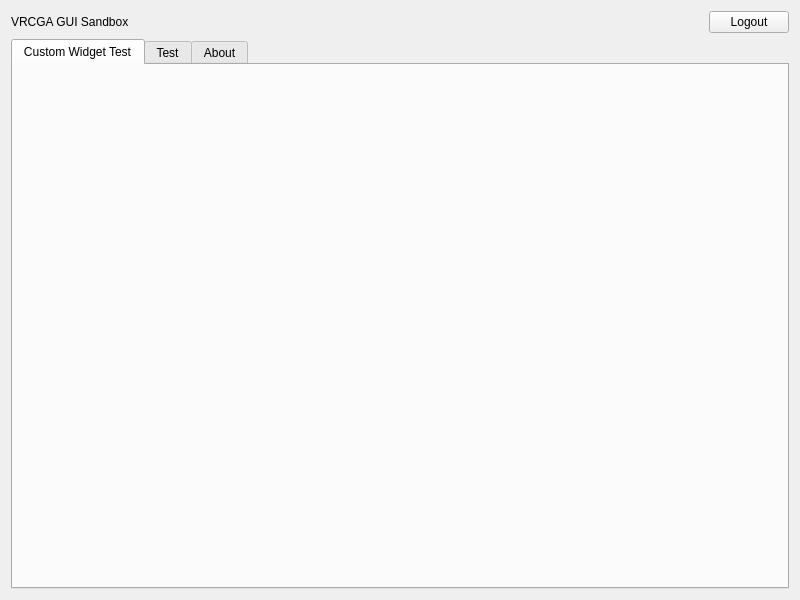
<?xml version="1.0" encoding="UTF-8"?>
<ui version="4.0">
 <class>AppMainWidget</class>
 <widget class="QWidget" name="AppMainWidget">
  <property name="geometry">
   <rect>
    <x>0</x>
    <y>0</y>
    <width>800</width>
    <height>600</height>
   </rect>
  </property>
  <property name="windowTitle">
   <string>VRChat Group Assistant</string>
  </property>
  <layout class="QVBoxLayout" name="verticalLayout">
   <item>
    <layout class="QHBoxLayout" name="titleBar">
     <item>
      <widget class="QLabel" name="appTitle">
       <property name="text">
        <string>VRCGA GUI Sandbox</string>
       </property>
      </widget>
     </item>
     <item>
      <spacer name="horizontalSpacer">
       <property name="orientation">
        <enum>Qt::Horizontal</enum>
       </property>
       <property name="sizeHint" stdset="0">
        <size>
         <width>40</width>
         <height>20</height>
        </size>
       </property>
      </spacer>
     </item>
     <item>
      <widget class="QPushButton" name="logoutButton">
       <property name="text">
        <string>Logout</string>
       </property>
      </widget>
     </item>
    </layout>
   </item>
   <item>
    <widget class="QTabWidget" name="appNav">
     <property name="currentIndex">
      <number>0</number>
     </property>
     <widget class="Ui_TestPageWidget" name="customWidgetTestTab">
      <attribute name="title">
       <string>Custom Widget Test</string>
      </attribute>
     </widget>
     <widget class="QWidget" name="testWidgetTab">
      <attribute name="title">
       <string>Test</string>
      </attribute>
      <layout class="QVBoxLayout" name="verticalLayout_2">
       <item>
        <widget class="QWidget" name="stackedCheckbox" native="true">
         <layout class="QHBoxLayout" name="horizontalLayout">
          <item>
           <widget class="QLabel" name="label">
            <property name="text">
             <string>Stacked Widget Working</string>
            </property>
           </widget>
          </item>
          <item>
           <spacer name="horizontalSpacer_3">
            <property name="orientation">
             <enum>Qt::Horizontal</enum>
            </property>
            <property name="sizeHint" stdset="0">
             <size>
              <width>40</width>
              <height>20</height>
             </size>
            </property>
           </spacer>
          </item>
          <item>
           <widget class="Line" name="line">
            <property name="frameShadow">
             <enum>QFrame::Plain</enum>
            </property>
            <property name="lineWidth">
             <number>3</number>
            </property>
            <property name="orientation">
             <enum>Qt::Vertical</enum>
            </property>
           </widget>
          </item>
          <item>
           <widget class="QCheckBox" name="checkBox">
            <property name="text">
             <string>CheckBox</string>
            </property>
           </widget>
          </item>
         </layout>
        </widget>
       </item>
       <item>
        <widget class="QWidget" name="tabCheckbox" native="true">
         <layout class="QHBoxLayout" name="horizontalLayout_2">
          <item>
           <widget class="QLabel" name="label_2">
            <property name="text">
             <string>Tab Widget Working</string>
            </property>
           </widget>
          </item>
          <item>
           <spacer name="horizontalSpacer_5">
            <property name="orientation">
             <enum>Qt::Horizontal</enum>
            </property>
            <property name="sizeHint" stdset="0">
             <size>
              <width>40</width>
              <height>20</height>
             </size>
            </property>
           </spacer>
          </item>
          <item>
           <widget class="Line" name="line_2">
            <property name="frameShadow">
             <enum>QFrame::Plain</enum>
            </property>
            <property name="lineWidth">
             <number>3</number>
            </property>
            <property name="orientation">
             <enum>Qt::Vertical</enum>
            </property>
           </widget>
          </item>
          <item>
           <widget class="QCheckBox" name="checkBox_2">
            <property name="text">
             <string>CheckBox</string>
            </property>
           </widget>
          </item>
         </layout>
        </widget>
       </item>
       <item>
        <widget class="QWidget" name="customWidgetsCheckbox" native="true">
         <layout class="QHBoxLayout" name="horizontalLayout_3">
          <item>
           <widget class="QLabel" name="label_3">
            <property name="text">
             <string>Custom Widgets Working</string>
            </property>
           </widget>
          </item>
          <item>
           <spacer name="horizontalSpacer_7">
            <property name="orientation">
             <enum>Qt::Horizontal</enum>
            </property>
            <property name="sizeHint" stdset="0">
             <size>
              <width>40</width>
              <height>20</height>
             </size>
            </property>
           </spacer>
          </item>
          <item>
           <widget class="Line" name="line_3">
            <property name="frameShadow">
             <enum>QFrame::Plain</enum>
            </property>
            <property name="lineWidth">
             <number>3</number>
            </property>
            <property name="orientation">
             <enum>Qt::Vertical</enum>
            </property>
           </widget>
          </item>
          <item>
           <widget class="QCheckBox" name="checkBox_3">
            <property name="text">
             <string>CheckBox</string>
            </property>
           </widget>
          </item>
         </layout>
        </widget>
       </item>
      </layout>
     </widget>
     <widget class="Ui_AboutPage" name="aboutTab">
      <attribute name="title">
       <string>About</string>
      </attribute>
     </widget>
    </widget>
   </item>
  </layout>
 </widget>
 <customwidgets>
  <customwidget>
   <class>Ui_TestPageWidget</class>
   <extends>QWidget</extends>
   <header>ui_test_page_widget.py</header>
   <container>1</container>
  </customwidget>
  <customwidget>
   <class>Ui_AboutPage</class>
   <extends>QWidget</extends>
   <header>ui_about_page_widget.py</header>
   <container>1</container>
  </customwidget>
 </customwidgets>
 <resources/>
 <connections/>
</ui>
